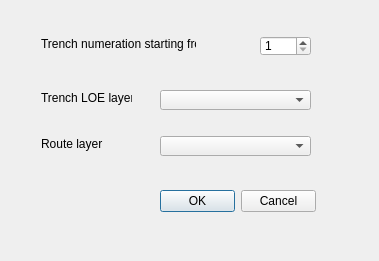
<?xml version="1.0" encoding="UTF-8"?>
<ui version="4.0">
 <class>TrenchCreatorDialogBase</class>
 <widget class="QDialog" name="TrenchCreatorDialogBase">
  <property name="geometry">
   <rect>
    <x>0</x>
    <y>0</y>
    <width>379</width>
    <height>261</height>
   </rect>
  </property>
  <property name="windowTitle">
   <string>Evaluation Trenches Generator</string>
  </property>
  <widget class="QDialogButtonBox" name="button_box">
   <property name="geometry">
    <rect>
     <x>160</x>
     <y>190</y>
     <width>156</width>
     <height>23</height>
    </rect>
   </property>
   <property name="orientation">
    <enum>Qt::Horizontal</enum>
   </property>
   <property name="standardButtons">
    <set>QDialogButtonBox::Cancel|QDialogButtonBox::Ok</set>
   </property>
  </widget>
  <widget class="QComboBox" name="routelayer_comboBox">
   <property name="geometry">
    <rect>
     <x>160</x>
     <y>136</y>
     <width>151</width>
     <height>20</height>
    </rect>
   </property>
   <property name="focusPolicy">
    <enum>Qt::WheelFocus</enum>
   </property>
  </widget>
  <widget class="QLabel" name="label">
   <property name="geometry">
    <rect>
     <x>41</x>
     <y>136</y>
     <width>81</width>
     <height>16</height>
    </rect>
   </property>
   <property name="frameShape">
    <enum>QFrame::NoFrame</enum>
   </property>
   <property name="text">
    <string>Route layer</string>
   </property>
  </widget>
  <widget class="QSpinBox" name="tr_first_num_spinBox">
   <property name="geometry">
    <rect>
     <x>260</x>
     <y>36</y>
     <width>51</width>
     <height>20</height>
    </rect>
   </property>
   <property name="minimum">
    <number>1</number>
   </property>
   <property name="maximum">
    <number>50000</number>
   </property>
  </widget>
  <widget class="QLabel" name="label_4">
   <property name="geometry">
    <rect>
     <x>41</x>
     <y>36</y>
     <width>155</width>
     <height>16</height>
    </rect>
   </property>
   <property name="text">
    <string>Trench numeration starting from</string>
   </property>
  </widget>
  <widget class="QLabel" name="label_2">
   <property name="geometry">
    <rect>
     <x>41</x>
     <y>90</y>
     <width>91</width>
     <height>16</height>
    </rect>
   </property>
   <property name="frameShape">
    <enum>QFrame::NoFrame</enum>
   </property>
   <property name="text">
    <string>Trench LOE layer</string>
   </property>
  </widget>
  <widget class="QComboBox" name="trenchLOE_layer_comboBox">
   <property name="geometry">
    <rect>
     <x>160</x>
     <y>90</y>
     <width>151</width>
     <height>20</height>
    </rect>
   </property>
   <property name="focusPolicy">
    <enum>Qt::WheelFocus</enum>
   </property>
  </widget>
 </widget>
 <resources/>
 <connections>
  <connection>
   <sender>button_box</sender>
   <signal>accepted()</signal>
   <receiver>TrenchCreatorDialogBase</receiver>
   <slot>accept()</slot>
   <hints>
    <hint type="sourcelabel">
     <x>20</x>
     <y>20</y>
    </hint>
    <hint type="destinationlabel">
     <x>20</x>
     <y>20</y>
    </hint>
   </hints>
  </connection>
  <connection>
   <sender>button_box</sender>
   <signal>rejected()</signal>
   <receiver>TrenchCreatorDialogBase</receiver>
   <slot>reject()</slot>
   <hints>
    <hint type="sourcelabel">
     <x>20</x>
     <y>20</y>
    </hint>
    <hint type="destinationlabel">
     <x>20</x>
     <y>20</y>
    </hint>
   </hints>
  </connection>
 </connections>
</ui>
